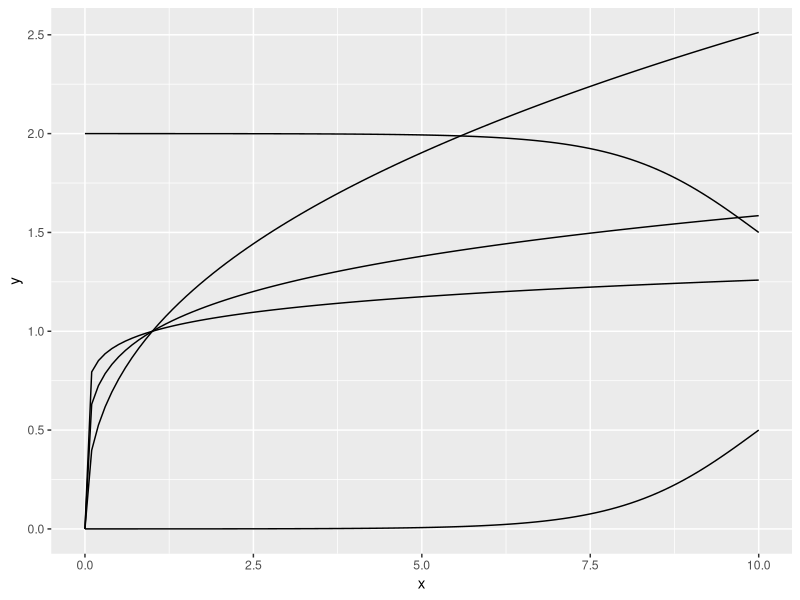
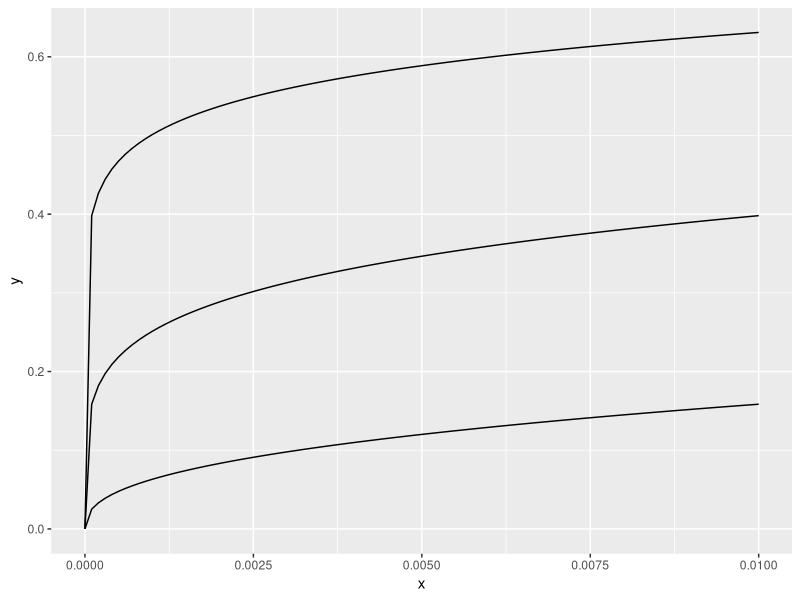

Here is the R script that generated these plots, in order:
#
# Routine to somply plot a file
#

library(ggplot2)

myfun <- function(x) {
  1/ (1 + exp(-x + 10))
}


myfun1 <- function(x) {
  2 -1 / (1 + exp(-x + 10))
}

myfun2 <- function(x, n) {
  x^n
}

xmin = 0
xmax = 10

ggplot(data.frame(x = c(xmin, xmax)), aes(x=x)) +
  stat_function(fun=myfun, geom = "line") +
  stat_function(fun=myfun1, geom = "line") +
  stat_function(fun=myfun2, args = list(n=0.4), geom = "line") +
  stat_function(fun=myfun2, args = list(n=0.2), geom = "line") +
  stat_function(fun=myfun2, args = list(n=0.1), geom = "line")
  


xmin = 0
xmax = 0.01

ggplot(data.frame(x = c(xmin, xmax)), aes(x=x)) +
  stat_function(fun=myfun2, args = list(n=0.4), geom = "line") +
  stat_function(fun=myfun2, args = list(n=0.2), geom = "line") +
  stat_function(fun=myfun2, args = list(n=0.1), geom = "line")
